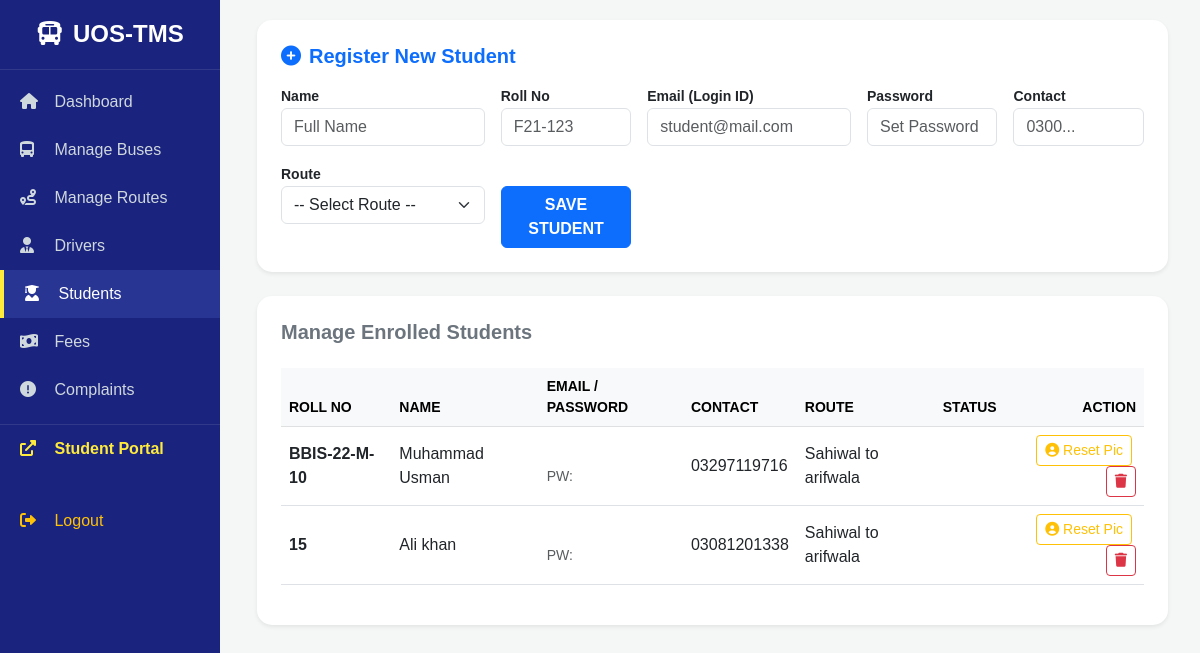
Page /students.php on the committed database.
### tables this page shows
CREATE TABLE `students` (
  `id` int(11) NOT NULL,
  `name` varchar(100) NOT NULL,
  `roll_no` varchar(50) DEFAULT NULL,
  `contact` varchar(20) DEFAULT NULL,
  `route_id` int(11) DEFAULT NULL,
  `image` varchar(255) DEFAULT NULL
);

CREATE TABLE `routes` (
  `id` int(11) NOT NULL,
  `bus_number` varchar(50) NOT NULL,
  `route_name` varchar(255) NOT NULL
);

### students.php (the view, shortened to what this page needs)
<?php
include('db_connect.php');
include('header.php');
?>
<div class="container-fluid">
    <div class="card border-0 shadow-sm p-4 mb-4" style="border-radius: 15px;">
        <h5 class="fw-bold text-primary mb-3"><i class="fas fa-plus-circle me-2"></i>Register New Student</h5>
        <form method="POST" class="row g-3">
            <div class="col-md-3">
                <label class="small fw-bold">Name</label>
                <input type="text" name="name" class="form-control" placeholder="Full Name" required>
            </div>
            <div class="col-md-2">
                <label class="small fw-bold">Roll No</label>
                <input type="text" name="roll" class="form-control" placeholder="F21-123" required>
            </div>
            <div class="col-md-3">
                <label class="small fw-bold">Email (Login ID)</label>
                <input type="email" name="email" class="form-control" placeholder="student@mail.com" required>
            </div>
            <div class="col-md-2">
                <label class="small fw-bold">Password</label>
                <input type="text" name="password" class="form-control" placeholder="Set Password" required>
            </div>
            <div class="col-md-2">
                <label class="small fw-bold">Contact</label>
                <input type="text" name="contact" class="form-control" placeholder="0300..." required>
            </div>
            <div class="col-md-3">
                <label class="small fw-bold">Route</label>
                <select name="route_id" class="form-select" required>
                    <option value="">-- Select Route --</option>
                </select>
            </div>
            <div class="col-md-2">
                <label class="d-block">&nbsp;</label>
                <button type="submit" name="add_student" class="btn btn-primary w-100 fw-bold">SAVE STUDENT</button>
            </div>
        </form>
    </div>
    <div class="card border-0 shadow-sm p-4" style="border-radius: 15px;">
        <h5 class="fw-bold text-secondary mb-4">Manage Enrolled Students</h5>
        <div class="table-responsive">
            <table class="table table-hover align-middle">
                <thead class="table-light small fw-bold text-uppercase">
                    <tr>
                        <th>Roll No</th>
                        <th>Name</th>
                        <th>Email / Password</th>
                        <th>Contact</th>
                        <th>Route</th>
                        <th>Status</th>
                        <th class="text-end">Action</th>
                    </tr>
                </thead>
                <tbody>
                    <?php
                    $fetch = mysqli_query($conn, "SELECT students.*, routes.route_name FROM students LEFT JOIN routes ON students.route_id = routes.id ORDER BY id DESC");
                    while($row = mysqli_fetch_assoc($fetch)){
                        $badge = ($row['status'] == 'Approved') ? 'bg-success' : 'bg-warning text-dark';
                        ?>
                        <tr>
                            <td class='fw-bold'><?php echo $row['roll_no']; ?></td>
                            <td><?php echo $row['name']; ?></td>
                            <td class='small'><?php echo $row['email']; ?><br><span class='text-muted'>PW: <?php echo $row['password']; ?></span></td>
                            <td><?php echo $row['contact']; ?></td>
                            <td><?php echo $row['route_name']; ?></td>
                            <td><span class='badge <?php echo $badge; ?>'><?php echo $row['status']; ?></span></td>
                            <td class='text-end'>
                                <a href='students.php?reset_pic=<?php echo $row['id']; ?>' class="btn btn-sm btn-outline-warning me-1" onclick="return confirm('Reset this student picture?')">
                                    <i class="fas fa-user-circle"></i> Reset Pic
                                </a>
                                <a href='students.php?delete_std=<?php echo $row['id']; ?>' class="btn btn-sm btn-outline-danger" onclick="return confirm('Are you sure you want to delete this student?')">
                                    <i class="fas fa-trash"></i>
                                </a>
                            </td>
                        </tr>
                    <?php } ?>
                </tbody>
            </table>
        </div>
    </div>
</div>
</body>
</html>

### header.php (style rules this page uses)
body { margin: 0; padding: 0; background-color: #f4f7f6; font-family: 'Poppins', sans-serif; }

### rows in the picture
students: roll_no "BBIS-22-M-10", name "Muhammad Usman", contact "03297119716", route.route_name "Sahiwal to arifwala"
students: roll_no "15", name "Ali khan", contact "03081201338", route.route_name "Sahiwal to arifwala"
